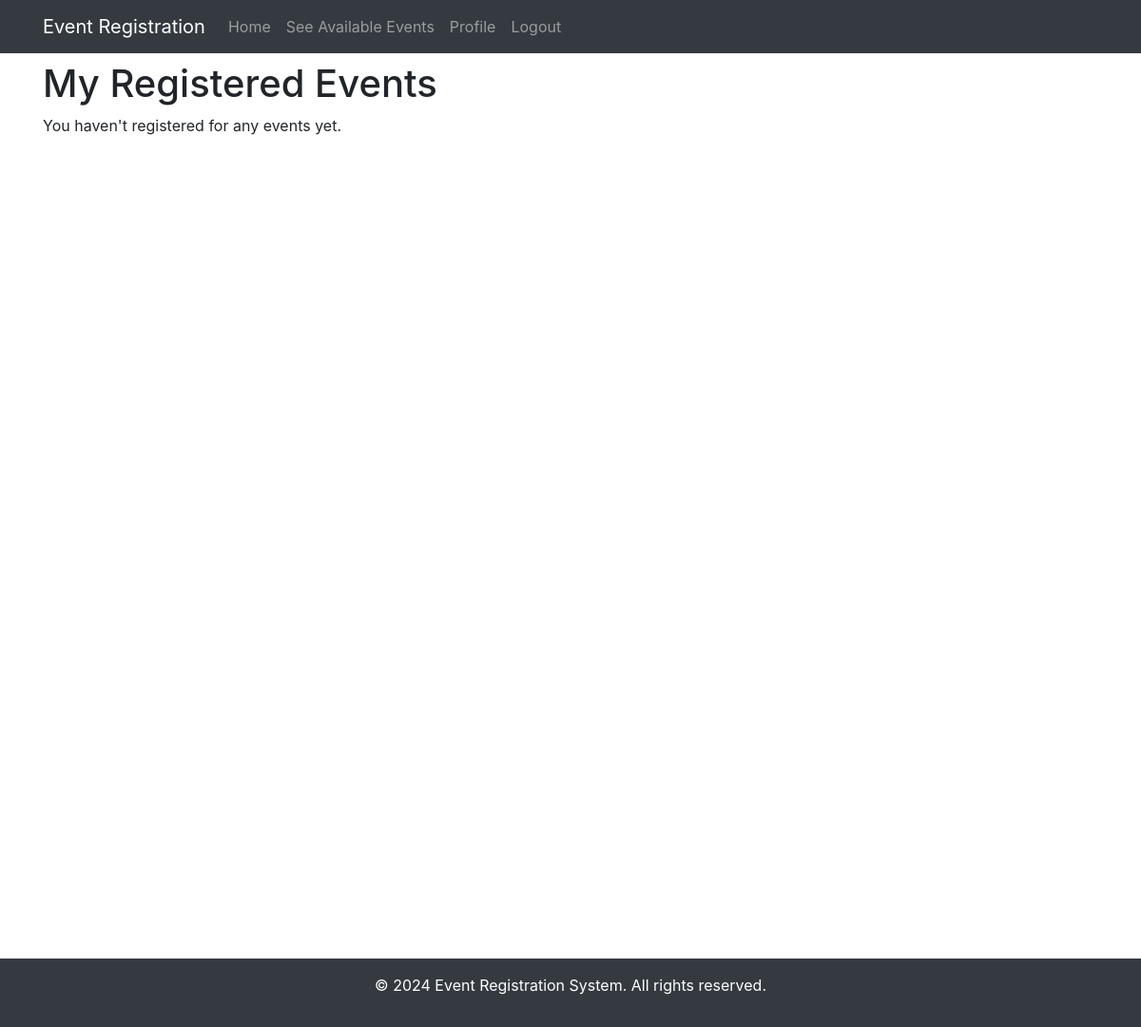
The app's page /lec/user/my-events.php (signed in), older data.
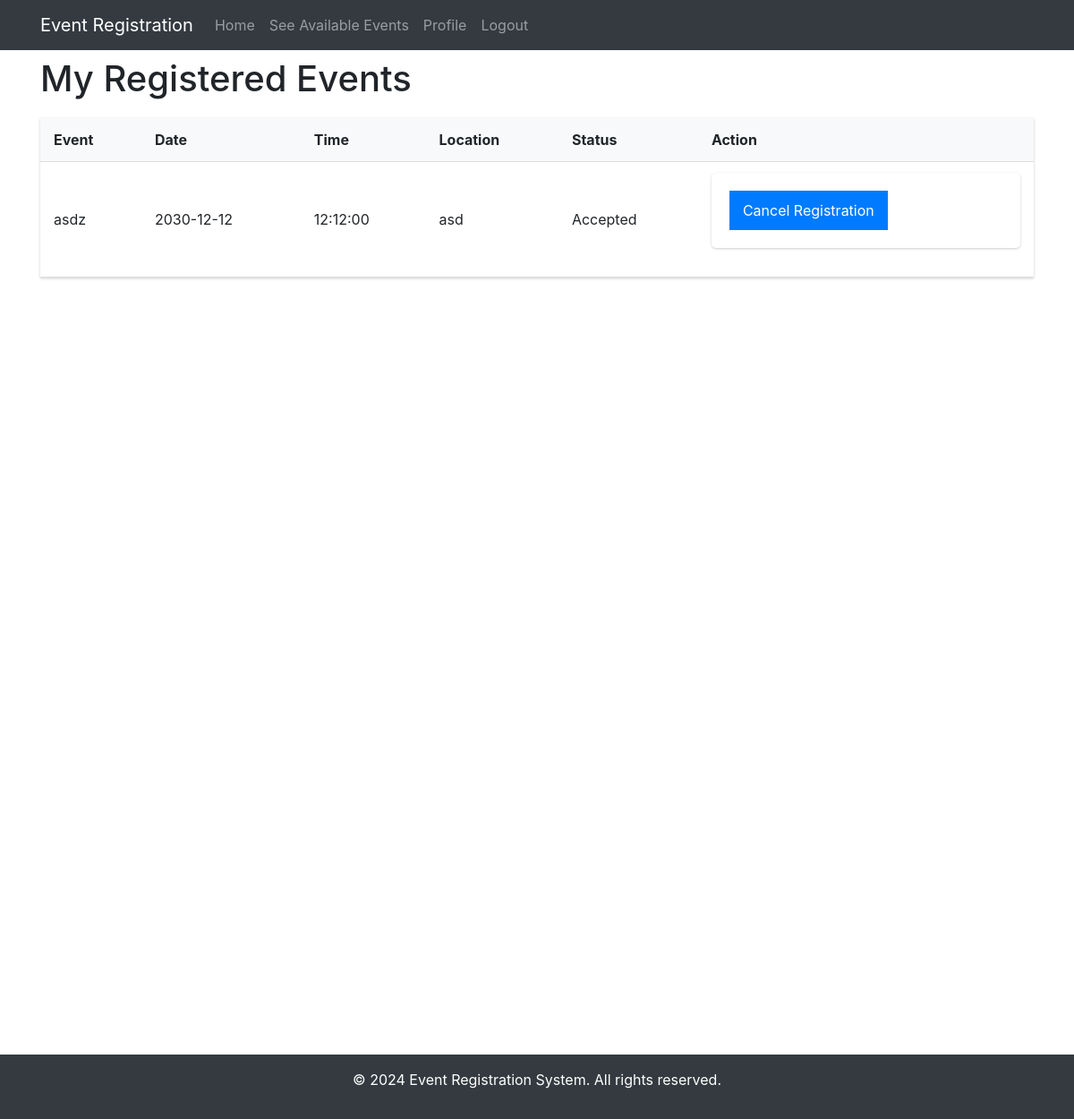
The same page, newer data.
### tables this page shows
CREATE TABLE event_registrations (
  id int(11) NOT NULL,
  event_id int(11) NOT NULL,
  user_id int(11) NOT NULL,
  registration_date timestamp NOT NULL DEFAULT current_timestamp(),
  status varchar(10) DEFAULT 'Accepted'
);

CREATE TABLE events (
  id int(11) NOT NULL,
  name varchar(200) NOT NULL,
  description text DEFAULT NULL,
  date date NOT NULL,
  time time NOT NULL,
  location varchar(200) NOT NULL,
  max_participants int(11) NOT NULL,
  current_participants int(11) DEFAULT 0,
  status enum('open','closed','canceled') DEFAULT 'open',
  image_path varchar(255) DEFAULT NULL,
  banner_path varchar(255) DEFAULT NULL,
  created_at timestamp NOT NULL DEFAULT current_timestamp(),
  updated_at timestamp NOT NULL DEFAULT current_timestamp() ON UPDATE current_timestamp()
);

### lec/user/my-events.php (the view, shortened to what this page needs)
<?php
include '../includes/header.php';
$database = new Database();
$db = $database->getConnection();
$query = "SELECT e.*, r.status
          FROM events e
          JOIN event_registrations r ON e.id = r.event_id
          WHERE r.user_id = :user_id
          ORDER BY e.date ASC";
$stmt = $db->prepare($query);
$stmt->execute([':user_id' => $_SESSION['user_id']]);
$registered_events = $stmt->fetchAll(PDO::FETCH_ASSOC);
?>
<!DOCTYPE html>
<html>
<head>
    <link rel="stylesheet" href="../assets/css/style.css">
    <link rel="stylesheet" href="https://maxcdn.bootstrapcdn.com/bootstrap/4.5.2/css/bootstrap.min.css">
</head>
<body>
    <div class="container">
        <div class="grid">
            <div><h1>My Registered Events</h1>
                <?php if (empty($registered_events)): ?>
                    <p>You haven't registered for any events yet.</p>
            </div>
                <?php else: ?>
            <div>
            <table>
                <tr>
                    <th>Event</th>
                    <th>Date</th>
                    <th>Time</th>
                    <th>Location</th>
                    <th>Status</th>
                    <th>Action</th>
                </tr>
                <?php foreach ($registered_events as $event): ?>
                <tr>
                    <td><?= htmlspecialchars($event['name']) ?></td>
                    <td><?= $event['date'] ?></td>
                    <td><?= $event['time'] ?></td>
                    <td><?= htmlspecialchars($event['location']) ?></td>
                    <td><?= $event['status'] ?></td>
                    <td>
                        <?php if ($event['status'] != 'cancelled'): ?>
                            <form method="POST" action="cancel-registration.php">
                                <button type="submit" class="btn-cancel">Cancel Registration</button>
                            </form>
                        <?php endif; ?>
                    </td>
                </tr>
                <?php endforeach; ?>
            </table>
            </div>
        <?php endif; ?>
        </div>
    </div>
</body>
<?php include '../includes/footer.php'; ?>
</html>

Row changes from the older to the newer data that the page shows:
added event_registrations: event.name "asdz", event.date "2030-12-12", event.time "12:12:00", event.location "asd", status "Accepted"
Text that changed along with them:
text no longer shown: "You haven't registered for any events yet."
text now shown: "Event Date Time Location Status Action"
